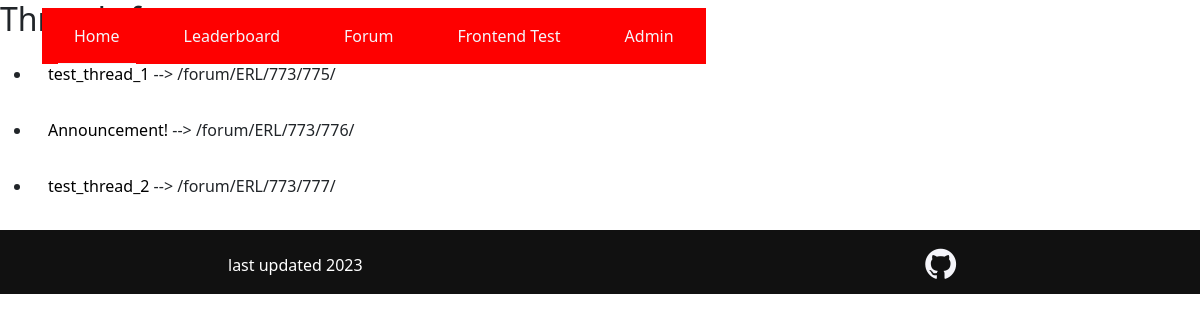
The page /forum/ERL/773/ on the database its author committed.
### forum/models.py (models this page shows, shortened)
class Thread(models.Model):
    name = models.CharField(max_length = 50)
    created_at = models.DateTimeField(auto_now_add=True)
    updated_at = models.DateTimeField(auto_now=True)
    category = models.ForeignKey(Category, on_delete=models.CASCADE)

class Category(models.Model):
    name = models.CharField(max_length = 20)
    created_at = models.DateTimeField(auto_now_add=True)
    updated_at = models.DateTimeField(auto_now=True)
    neighbourhood = models.ForeignKey(Neighbourhood, on_delete=models.CASCADE)

### main/models.py (models this page shows, shortened)
class Neighbourhood(models.Model):
    code = models.CharField(max_length = 3, default="AAA")
    name = models.CharField(max_length = 40, default="DEFAULT")
    image = models.ImageField()
    sector = models.CharField(max_length=9, default="DEFAULT")
    created_at = models.DateTimeField(auto_now_add=True)
    updated_at = models.DateTimeField(auto_now=True)

### forum/views.py (the view)
class ThreadListView(ListView):
    model = Thread
    def get_queryset(self):
        code = self.request.path
        code = code[:-1]
        code = code.rsplit('/', 1)[-1]
        self.category = get_object_or_404(Category, id=code)
        return Thread.objects.filter(category=self.category)

### forum/templates/forum/thread_list.html
{% extends "main/base.html" %}
{% block content %}
    <h2>Threads for {{ thread.category.neighbourhood.code }}</h2>
    <ul>
        {% for thread in thread_list %}
            <li><a href="{{ thread.id }}/">{{ thread.name }}</a> --> /forum/{{ thread.category.neighbourhood.code }}/{{ thread.category.id }}/{{ thread.id }}/</li>
        {% endfor %}
    </ul>
{% endblock %}

### main/static/css/base.css (style rules this page uses)
* { padding: 0; margin: 0; }
li { padding: 1rem; }

### main/static/css/style.css (style rules this page uses)
li { padding: 1rem; }
li > a { color: black; text-decoration: none; }

### rows shown on the page
Thread: name "test_thread_1", category.neighbourhood.code "ERL", category.id "773", id "775"
Thread: name "Announcement!", category.neighbourhood.code "ERL", category.id "773", id "776"
Thread: name "test_thread_2", category.neighbourhood.code "ERL", category.id "773", id "777"
